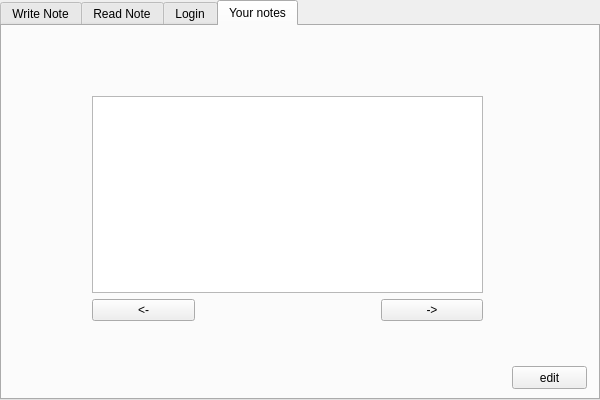
<?xml version="1.0" encoding="UTF-8"?>
<ui version="4.0">
 <class>Form</class>
 <widget class="QWidget" name="Form">
  <property name="geometry">
   <rect>
    <x>0</x>
    <y>0</y>
    <width>600</width>
    <height>400</height>
   </rect>
  </property>
  <property name="windowTitle">
   <string>Form</string>
  </property>
  <widget class="QTabWidget" name="main_tabs">
   <property name="geometry">
    <rect>
     <x>0</x>
     <y>0</y>
     <width>600</width>
     <height>400</height>
    </rect>
   </property>
   <property name="currentIndex">
    <number>3</number>
   </property>
   <widget class="QWidget" name="wtite_tab">
    <attribute name="title">
     <string>Write Note</string>
    </attribute>
    <widget class="QLabel" name="username_label">
     <property name="geometry">
      <rect>
       <x>479</x>
       <y>0</y>
       <width>111</width>
       <height>20</height>
      </rect>
     </property>
     <property name="font">
      <font>
       <pointsize>16</pointsize>
      </font>
     </property>
     <property name="text">
      <string>Anonymous</string>
     </property>
    </widget>
    <widget class="QTextEdit" name="note_write_field">
     <property name="geometry">
      <rect>
       <x>100</x>
       <y>110</y>
       <width>400</width>
       <height>200</height>
      </rect>
     </property>
     <property name="readOnly">
      <bool>true</bool>
     </property>
    </widget>
    <widget class="QPushButton" name="send_button">
     <property name="geometry">
      <rect>
       <x>100</x>
       <y>80</y>
       <width>101</width>
       <height>23</height>
      </rect>
     </property>
     <property name="text">
      <string>Send</string>
     </property>
    </widget>
    <widget class="QCheckBox" name="is_private">
     <property name="geometry">
      <rect>
       <x>210</x>
       <y>80</y>
       <width>81</width>
       <height>18</height>
      </rect>
     </property>
     <property name="text">
      <string>is private?</string>
     </property>
    </widget>
   </widget>
   <widget class="QWidget" name="read_tab">
    <attribute name="title">
     <string>Read Note</string>
    </attribute>
    <widget class="QLabel" name="username_label_3">
     <property name="geometry">
      <rect>
       <x>484</x>
       <y>0</y>
       <width>111</width>
       <height>20</height>
      </rect>
     </property>
     <property name="font">
      <font>
       <pointsize>16</pointsize>
      </font>
     </property>
     <property name="text">
      <string>Anonymous</string>
     </property>
    </widget>
    <widget class="QTextEdit" name="note_read_field">
     <property name="geometry">
      <rect>
       <x>100</x>
       <y>120</y>
       <width>400</width>
       <height>200</height>
      </rect>
     </property>
     <property name="readOnly">
      <bool>true</bool>
     </property>
    </widget>
    <widget class="QWidget" name="layoutWidget">
     <property name="geometry">
      <rect>
       <x>101</x>
       <y>90</y>
       <width>241</width>
       <height>25</height>
      </rect>
     </property>
     <layout class="QHBoxLayout" name="horizontalLayout_2">
      <item>
       <widget class="QLineEdit" name="search_id_field">
        <property name="text">
         <string/>
        </property>
       </widget>
      </item>
      <item>
       <widget class="QPushButton" name="search_button">
        <property name="text">
         <string>Search</string>
        </property>
       </widget>
      </item>
     </layout>
    </widget>
   </widget>
   <widget class="QWidget" name="login_tab">
    <attribute name="title">
     <string>Login</string>
    </attribute>
    <widget class="QLabel" name="username_label_2">
     <property name="geometry">
      <rect>
       <x>480</x>
       <y>0</y>
       <width>111</width>
       <height>20</height>
      </rect>
     </property>
     <property name="font">
      <font>
       <pointsize>16</pointsize>
      </font>
     </property>
     <property name="text">
      <string>Anonymous</string>
     </property>
    </widget>
    <widget class="QWidget" name="layoutWidget">
     <property name="geometry">
      <rect>
       <x>140</x>
       <y>114</y>
       <width>311</width>
       <height>101</height>
      </rect>
     </property>
     <layout class="QVBoxLayout" name="verticalLayout_3">
      <item>
       <layout class="QHBoxLayout" name="horizontalLayout">
        <property name="spacing">
         <number>16</number>
        </property>
        <item>
         <layout class="QVBoxLayout" name="verticalLayout_2">
          <item>
           <widget class="QLabel" name="label">
            <property name="font">
             <font>
              <pointsize>16</pointsize>
             </font>
            </property>
            <property name="text">
             <string>Name</string>
            </property>
           </widget>
          </item>
          <item>
           <widget class="QLabel" name="label_2">
            <property name="font">
             <font>
              <pointsize>16</pointsize>
             </font>
            </property>
            <property name="text">
             <string>Password</string>
            </property>
           </widget>
          </item>
         </layout>
        </item>
        <item>
         <layout class="QVBoxLayout" name="verticalLayout">
          <item>
           <widget class="QLineEdit" name="name_field">
            <property name="font">
             <font>
              <pointsize>16</pointsize>
             </font>
            </property>
           </widget>
          </item>
          <item>
           <widget class="QLineEdit" name="password_field">
            <property name="font">
             <font>
              <pointsize>16</pointsize>
             </font>
            </property>
           </widget>
          </item>
         </layout>
        </item>
       </layout>
      </item>
      <item>
       <widget class="QPushButton" name="login_button">
        <property name="text">
         <string>Login</string>
        </property>
       </widget>
      </item>
     </layout>
    </widget>
   </widget>
   <widget class="QWidget" name="all_notes_tab">
    <attribute name="title">
     <string>Your notes</string>
    </attribute>
    <widget class="QWidget" name="layoutWidget">
     <property name="geometry">
      <rect>
       <x>90</x>
       <y>70</y>
       <width>391</width>
       <height>225</height>
      </rect>
     </property>
     <layout class="QVBoxLayout" name="verticalLayout_4">
      <item>
       <widget class="QTextEdit" name="note_read_field_2">
        <property name="font">
         <font>
          <pointsize>12</pointsize>
         </font>
        </property>
        <property name="readOnly">
         <bool>true</bool>
        </property>
       </widget>
      </item>
      <item>
       <layout class="QHBoxLayout" name="horizontalLayout_3">
        <property name="spacing">
         <number>186</number>
        </property>
        <item>
         <widget class="QPushButton" name="back">
          <property name="text">
           <string>&lt;-</string>
          </property>
         </widget>
        </item>
        <item>
         <widget class="QPushButton" name="next">
          <property name="text">
           <string>-&gt;</string>
          </property>
         </widget>
        </item>
       </layout>
      </item>
     </layout>
    </widget>
    <widget class="QPushButton" name="edit_button">
     <property name="geometry">
      <rect>
       <x>510</x>
       <y>340</y>
       <width>75</width>
       <height>23</height>
      </rect>
     </property>
     <property name="text">
      <string>edit</string>
     </property>
    </widget>
   </widget>
  </widget>
 </widget>
 <resources/>
 <connections/>
</ui>
